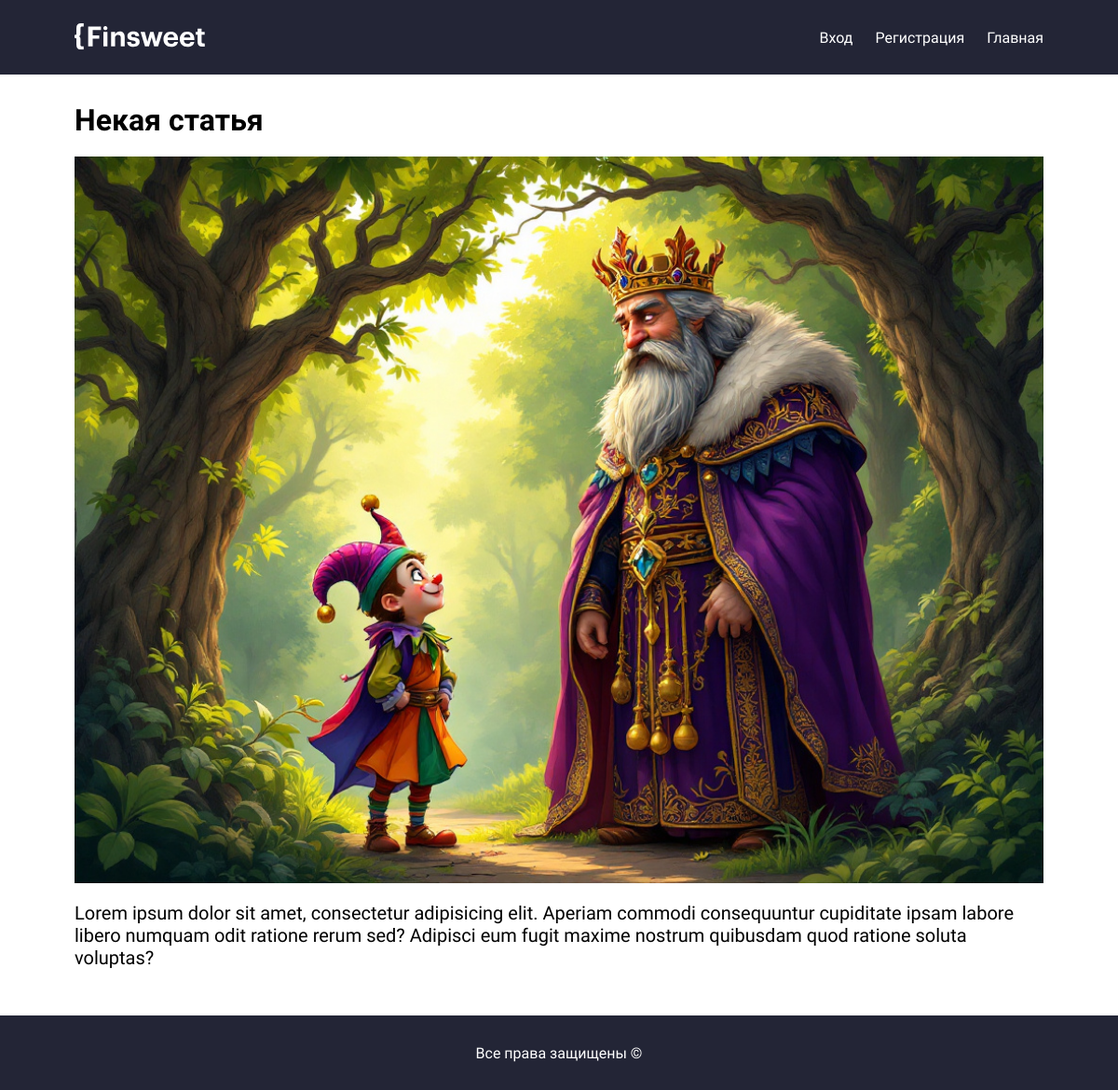
Page /post.php?id=1 on the earlier database version.
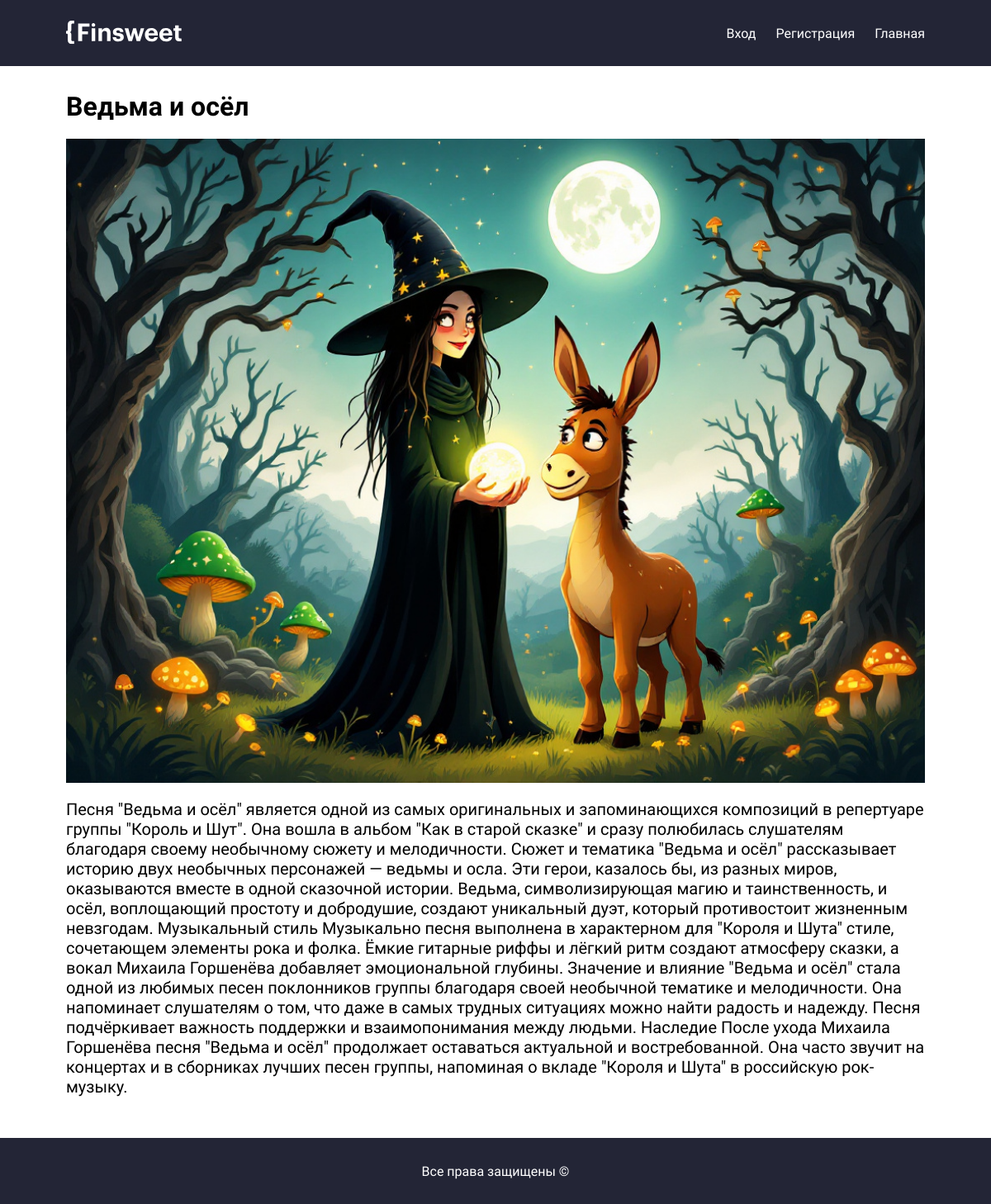
Same page on the later database version.
### tables this page shows
CREATE TABLE `posts` (
  `id` int(11) UNSIGNED NOT NULL,
  `title` varchar(50) NOT NULL,
  `preview` varchar(70) NOT NULL,
  `text` text NOT NULL,
  `img` varchar(1000) NOT NULL,
  `user_id` int(11) UNSIGNED NOT NULL,
  `time_create` datetime DEFAULT CURRENT_TIMESTAMP
);

### post.php (the view, shortened to what this page needs)
<?php
require_once "db/db.php";
$sql = "SELECT * FROM posts WHERE id = ?";
$query = $pdo->prepare($sql);
$query->execute([$_GET["id"]]);
$post = $query->fetch(PDO::FETCH_ASSOC);
?>
<!doctype html>
<html lang="ru">
<?php $titleName = $post['title'];
require_once "blocks/head.php" ?>
<body>
<div class="wrap">
    <?php require_once "blocks/header.php" ?>
    <main>
        <section class=" container full-post">
            <h3><?= $titleName = $post['title']; ?></h3>
            <img src='<?= $post['img'] ?>' alt=''>
            <p class="text"><?= $post['text'] ?></p>
        </section>
    </main>
    <?php require_once "blocks/footer.php" ?>
</body>
</html>

### blocks/head.php (shortened to what this page needs)
<head>
    <link rel="stylesheet" href="css/style.css">
</head>

### blocks/header.php
<header class="header container">
    <a href="/index.php" class="logo"><img src="../img/Logo.svg" alt="Логотип сайта"></a>
    <nav>
        <ul class="nav-list">
            <?php if(($_COOKIE['login'] ?? '') ==''): ?>
            <li><a class="nav-link" href="auth.php">Вход</a></li>
            <li><a class="nav-link" href="register.php">Регистрация</a></li>
                <li><a class="nav-link" href="index.php">Главная</a></li>
            <?php else: ?>
                <li><a class="nav-link" href="auth.php">Кабинет</a></li>
                <li><a class="nav-link" href="post-create.php">Добавить статью</a></li>
                <li><a class="nav-link" href="index.php">Главная</a></li>
            <?php endif ?>
        </ul>
    </nav>
</header>

### blocks/footer.php (shortened to what this page needs)
<footer class="footer container">
    <p class="copy">Все права защищены &copy;</p>
</footer>

### css/header.css (style rules this page uses)
.header { width: 100%; display: flex; justify-content: space-between; align-items: center; background-color: #232536; min-height: 80px; margin-bottom: 30px; }
.logo { width: 140px; height: 30px; }
.nav-list { display: flex; gap: 24px; }
.nav-link { font-size: 16px; color: #fff; transition: 500ms ease; }

### css/post.css (style rules this page uses)
.full-post h3 { font-size: 32px; margin-bottom: 20px; }
.full-post img { width: 100%; display: block; margin-bottom: 20px; }
.full-post p { font-size: 20px; margin-bottom: 50px; }

### css/footer.css (style rules this page uses)
.footer { width: 100%; background-color: #232536; min-height: 80px; color: #fff; display: flex; justify-content: center; align-items: center; }

Differences in the rows shown:
changed posts: title "Некая статья" → "Ведьма и осёл"; img: a different picture; text "Lorem ipsum dolor sit amet, consectetur adipisicing elit. Aperiam commodi consequuntur cupiditate ipsam labore libero numquam odit ratione rerum sed? Adipisci eum fugit maxime nostrum quibusdam quod ratione soluta voluptas?" → "Песня \"Ведьма и осёл\" является одной из самых оригинальных и запоминающихся композиций в репертуаре группы \"Король и Шут\". Она вошла в альбом \"Как в старой сказке\" и сразу полюбилась слушателям благодаря своему необычному сюжету и мелодичности. Сюжет и тематика \"Ведьма и осёл\" рассказывает историю двух необычных персонажей — ведьмы и осла. Эти герои, казалось бы, из разных миров, оказываются вместе в одной сказочной истории. Ведьма, символизирующая магию и таинственность, и осёл, воплощающий простоту и добродушие, создают уникальный дуэт, который противостоит жизненным невзгодам. Музыкальный стиль Музыкально песня выполнена в характерном для \"Короля и Шута\" стиле, сочетающем элементы рока и…"
